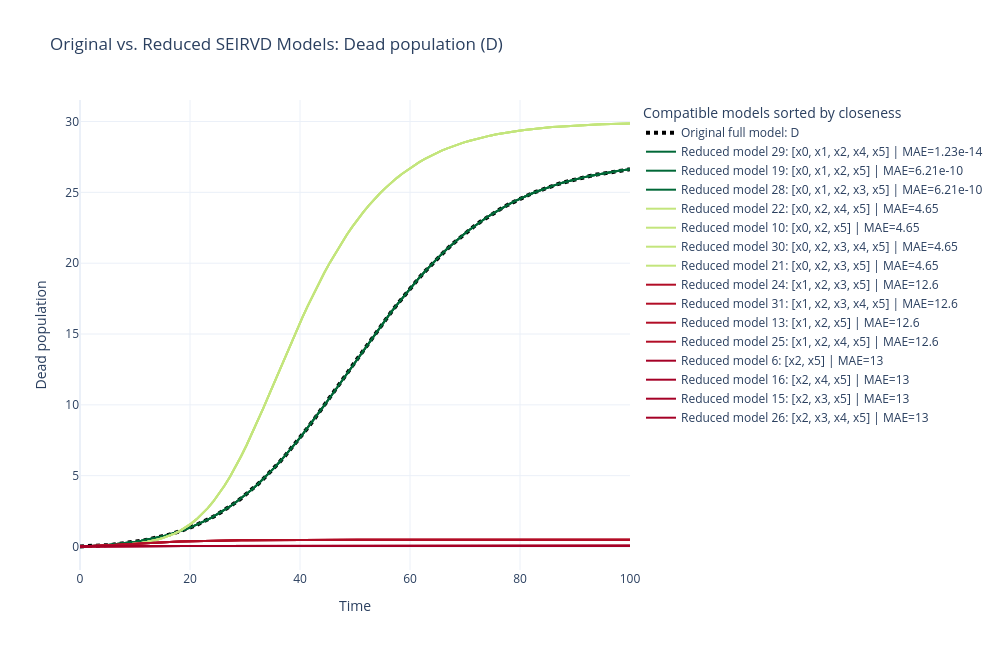

Notebook cell for this chart:
### Markdown cell above
## Deceased Population ($D=x_5$)

The deceased population records cumulative deaths caused by the disease. Tracking this variable helps measure the severity and overall impact of the outbreak.

### Code cell
deceased_results = plot_reduced_models_for_state(5)
